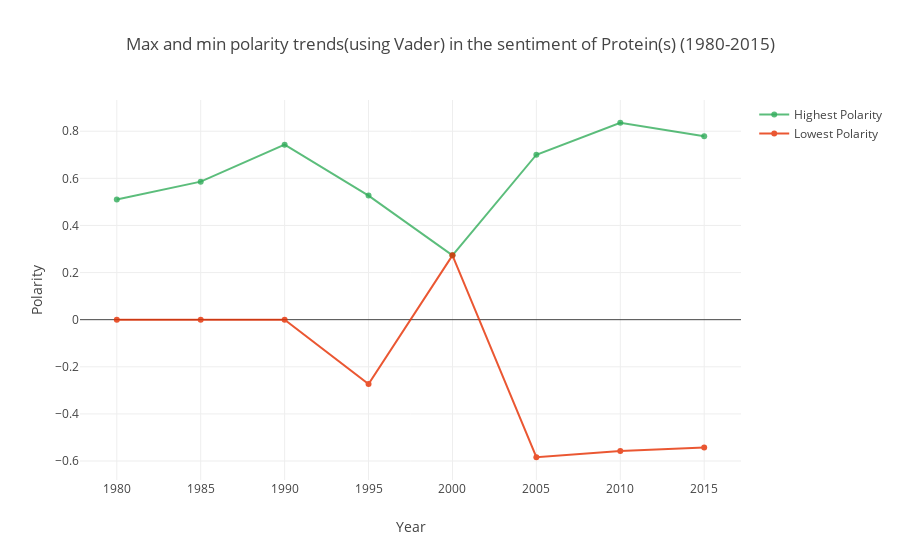

Notebook code cell kept with this figure:
### Code cell
nutrient = 'Protein'

iplot(getNutrientPolarityTrendLine(nutrientName= nutrient,package='Vader')) 

# Note : The difference between the max and min polarities for a year help understand the variation in the sentiment
#        polarity of a nutrient for a particular year.

#      Takeaway(s):

#      2010 had the maximum range of sentiment for Proteins whereas 2000 had minimum. 2000 had a minimal number of 
#      statements(mostly neutral) and the only statement with a polarity was positive in nature.

### Figure 1 — Plotly figure (JSON) as saved in the notebook; plotly's stock layout.template omitted (floating-point values rounded to 4 significant figures)
{"data": [{"line": {"color": "rgba(0, 153, 51, .8)"}, "name": "Highest Polarity", "opacity": 0.8, "type": "scatter", "x": [1980, 1985, 1990, 1995, 2000, 2005, 2010, 2015], "y": [0.5106, 0.5859, 0.743, 0.5267, 0.2732, 0.7003, 0.836, 0.7783]}, {"line": {"color": "rgb(230, 46, 0)"}, "name": "Lowest Polarity", "opacity": 0.8, "type": "scatter", "x": [1980, 1985, 1990, 1995, 2000, 2005, 2010, 2015], "y": [0, 0, 0, -0.2732, 0.2732, -0.584, -0.5574, -0.5423]}], "layout": {"title": "Max and min polarity trends(using Vader) in the sentiment of Protein(s) (1980-2015)", "xaxis": {"title": "Year"}, "yaxis": {"title": "Polarity"}}}
